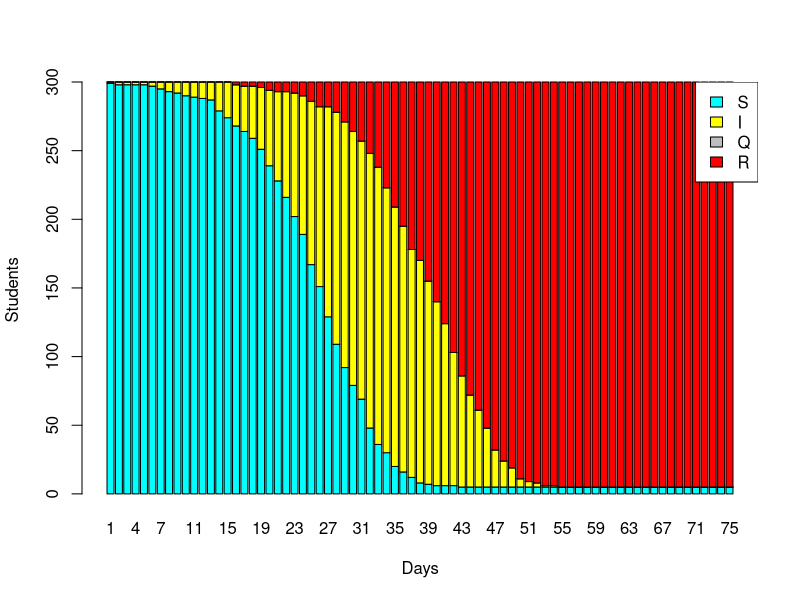

Source code (R):
## ---- chunk 1
knitr::opts_chunk$set(echo = TRUE)
library(tibble)
library(ggplot2)
library(knitr)
library(formatR)
library(dplyr)
opts_chunk$set(tidy.opts=list(width.cutoff=60),tidy=TRUE)
## ---- chunk 2
classSize <- 300
maxTime <- 75
#Rate of infection + background
backgroundROI <- 3300/67000000 #https://www.ons.gov.uk/peoplepopulationandcommunity/populationandmigration/populationestimates
gammaParams <- c("spread.shape"=10,"spread.scale"=0.8,"recover.shape"=17,"recover.scale"=0.8)
testType <- "N"
probs <- list("L"=list("TP"=67/100,"TN"=99850/99900),"P"=list("TP"=95/100,"TN"=99.2/100), "N"=list("TP"=0,"TN"=1))
#https://www.bmj.com/content/373/bmj.n1411/rr
#https://www.ons.gov.uk/peoplepopulationandcommunity/healthandsocialcare/conditionsanddiseases/methodologies/covid19infectionsurveypilotmethodsandfurtherinformation
quarantineTime=10
catchRate <- 0.7
## ---- chunk 3
gammaRate <- function(infected){
  if(nrow(infected)==0){return (0)}
  allGamma <- apply(infected,1,function(a) dgamma(as.double(a["timeInState"][[1]]),shape=gammaParams["spread.shape"],scale=gammaParams["spread.scale"]) / dgamma(gammaParams["spread.shape"]*gammaParams["spread.scale"],shape=gammaParams["spread.shape"],scale=gammaParams["spread.scale"])* as.double(a["spreadMult"]))
  total<- sum(allGamma)
  return(total)
}

newState <- function(time, student){
  if(student["state"]=="S"){
    infected <- subset(timeList[[time]],(state=="I"))
    studentNo <- gammaRate(infected)
    lambda <- backgroundROI + as.double(student["catchMult"][[1]]) * catchRate *  studentNo/classSize
    coinFlipI <- rbinom(1,1,lambda)
    coinFlipQ <- rbinom(1,1,(1-probs[[testType]][["TN"]]) * as.numeric(time%%7==0))
    if (coinFlipQ==1){
      student["state"]="Q"
      student["timeInState"]=1
    }else if (coinFlipI>0){
      student["state"]="I"
      student["timeInState"]=1
    }else{
      student["timeInState"]<-as.double(student["timeInState"])+1
    }
  }else if(student["state"]=="I"){
    lambda <- dgamma(as.double(student["timeInState"][[1]]),shape=gammaParams["recover.shape"],scale=gammaParams["recover.scale"])
    scaledInfectiousness <-  dgamma(as.double(student["timeInState"][[1]]),shape=gammaParams["spread.shape"],scale=gammaParams["spread.scale"]) / dgamma(gammaParams["spread.shape"]*gammaParams["spread.scale"],shape=gammaParams["spread.shape"],scale=gammaParams["spread.scale"])
    coinFlipI <- rbinom(1,1,lambda)
    coinFlipQ <- rbinom(1,1,as.numeric(time%%7==0)*probs[[testType]][["TP"]]*scaledInfectiousness)
    if (coinFlipQ == 1){
      student["state"]="Q"
      student["timeInState"]=1
    }else if ( coinFlipI == 1 || as.double(student["timeInState"])==15){
      student["state"]="R"
      student["timeInState"]=1
    }else{
      student["timeInState"]<-as.double(student["timeInState"])+1
    }
  }else if(student["state"]=="Q"){
    if (student["timeInState"]==quarantineTime){
      student["state"]="R"
      student["timeInState"]=1
    }else{
      student["timeInState"]=as.double(student["timeInState"])+1
    }
  }else{
    student["timeInState"]<-as.double(student["timeInState"])+1
  }
  return (student)
}
## ---- chunk 4
studentID = c(1:classSize)
spreadMult = rnorm(classSize, mean=1, sd=0.1)
catchMult = rnorm(classSize, mean=1, sd=0.1)
state = c("I",rep("S",classSize-1))
timeInState = rep(1,classSize)
class1 <- tibble(studentID, spreadMult, catchMult, state, timeInState)
multFrame <- tibble(studentID, spreadMult, catchMult)
## ---- chunk 5
timeList <- list(class1)
for (i in (2:maxTime)){
  tempClass <- as_tibble(t(apply(timeList[[i-1]],1,newState,time=i-1)))
  timeList <- append(timeList, list(tempClass))
}
## ---- chunk 6
population <- data.frame("S"=classSize-1,"I"=1, "Q"=0, "R"=0)
for (i in (2:maxTime)){
  Sno <- nrow(filter(timeList[[i]], state=="S"))
  Ino <- nrow(filter(timeList[[i]], state=="I"))
  Qno <- nrow(filter(timeList[[i]], state=="Q"))
  Rno <- classSize-Sno-Ino-Qno
  population <- add_row(population, "S"=Sno, "I"=Ino, "Q"=Qno, "R"=Rno)
}
  barplot(t(as.matrix(population)), col=c("cyan","yellow", "grey","red"), xlab="Days", ylab="Students", names.arg=(1:maxTime))
legend("topright", colnames(population), fill=c("cyan","yellow", "grey","red"), bg="white")
